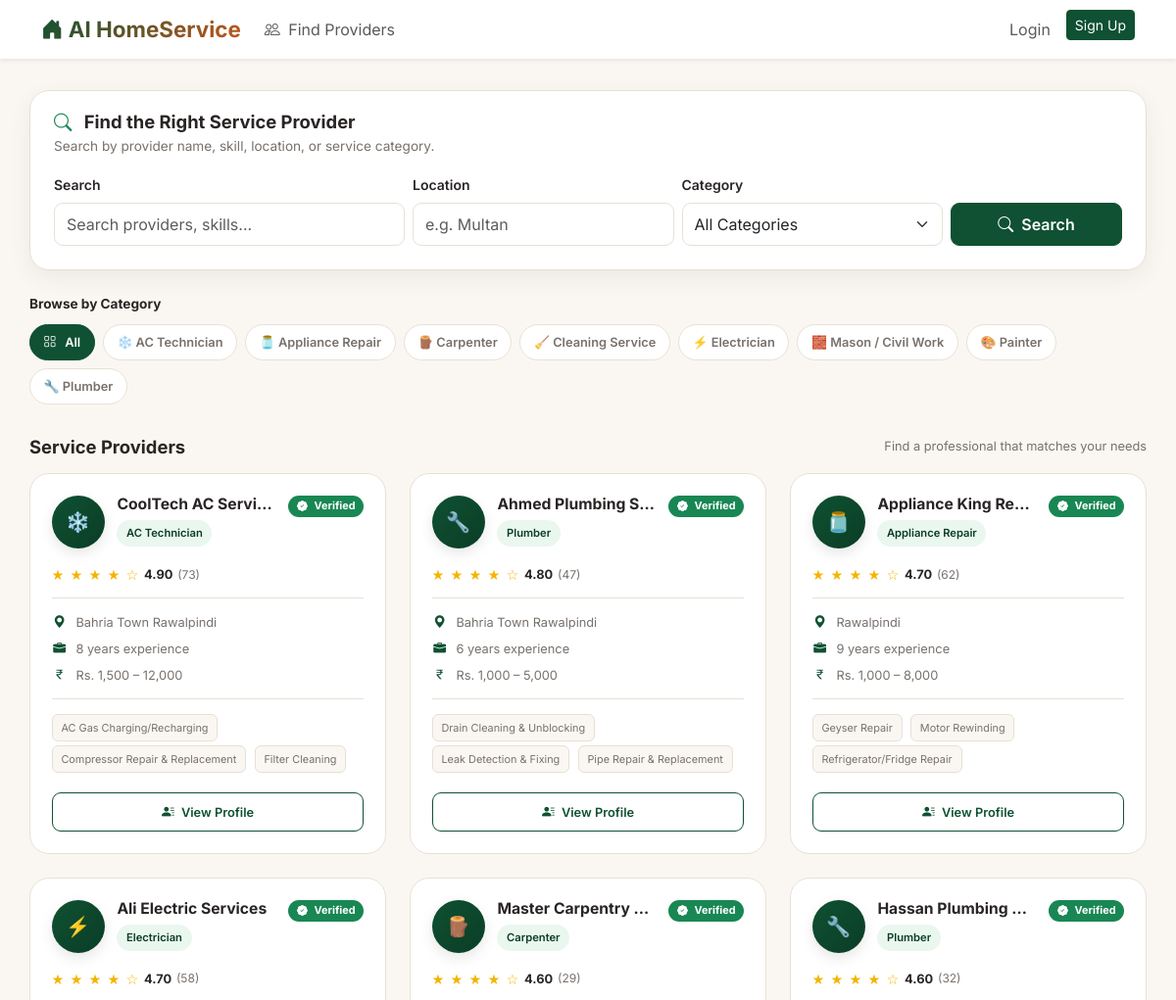
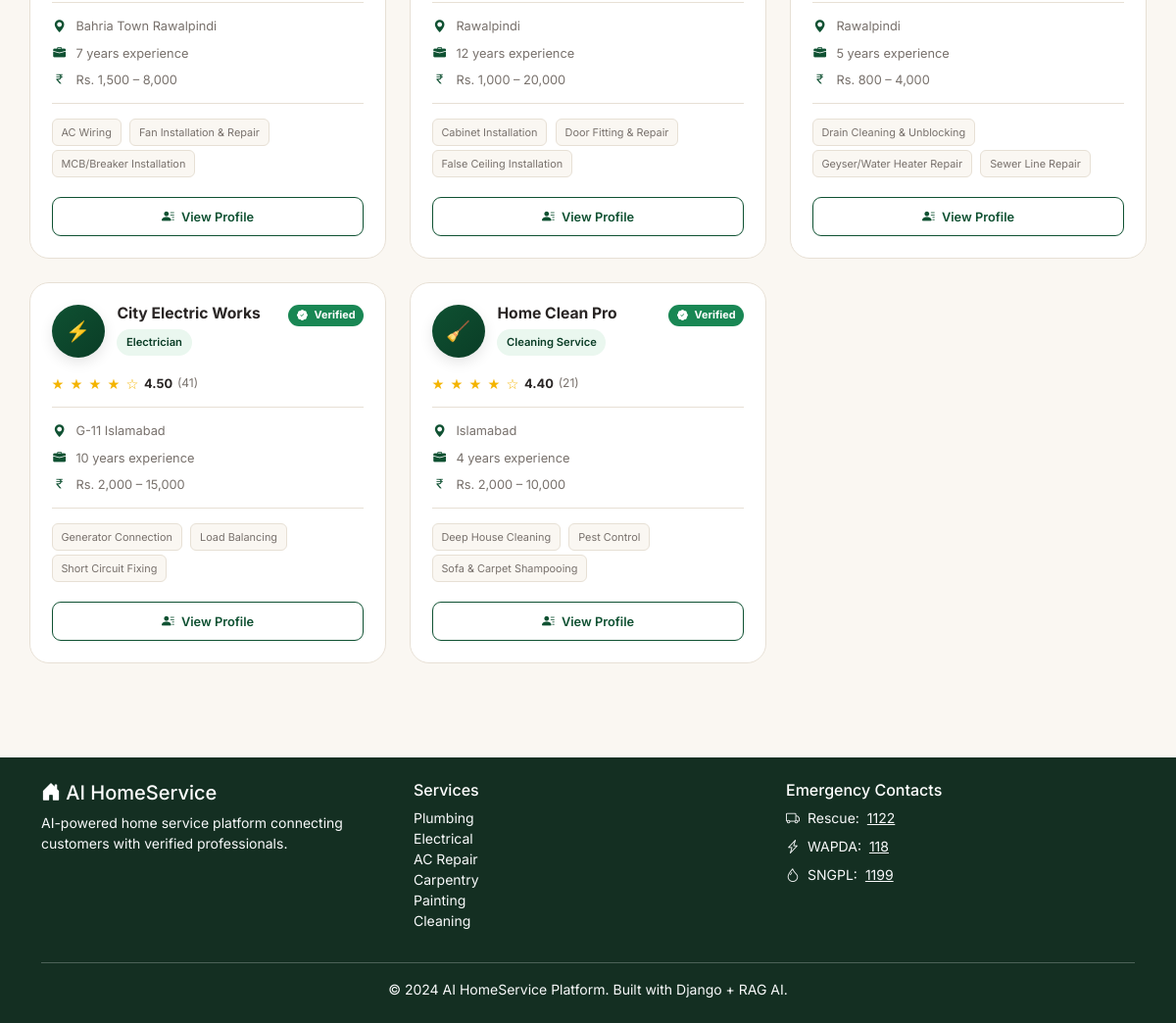
Page /providers/ on the committed database (2 pictures, top to bottom).
### apps/providers/models.py (models this page shows, shortened)
class ServiceCategory(models.Model):
    name = models.CharField(max_length=100, unique=True)
    slug = models.SlugField(unique=True)
    description = models.TextField()
    icon = models.CharField(max_length=50, default='🔧', help_text="Emoji or icon class")
    common_problems = models.TextField(
        blank=True,
        help_text="Comma-separated list of common problems this category handles"
    )
    keywords = models.TextField(
        blank=True,
        help_text="Keywords for AI matching, comma-separated"
    )
    is_active = models.BooleanField(default=True)
    created_at = models.DateTimeField(auto_now_add=True)
    class Meta:
        verbose_name = 'Service Category'
        verbose_name_plural = 'Service Categories'
        ordering = ['name']

class ProviderProfile(models.Model):
    user = models.OneToOneField(
        User, on_delete=models.CASCADE, related_name='provider_profile'
    )
    business_name = models.CharField(max_length=200)
    category = models.ForeignKey(
        ServiceCategory, on_delete=models.SET_NULL,
        null=True, related_name='providers'
    )
    bio = models.TextField(blank=True)
    experience_years = models.PositiveIntegerField(
        default=0,
        validators=[MaxValueValidator(50)],
        help_text="Years of professional experience"
    )
    skills = models.ManyToManyField(Skill, blank=True, related_name='providers')
    phone_number = models.CharField(max_length=20, blank=True)
    whatsapp_number = models.CharField(max_length=20, blank=True)
    email = models.EmailField(blank=True)
    base_location = models.CharField(max_length=200, blank=True)
    min_charge = models.DecimalField(
        max_digits=10, decimal_places=2, null=True, blank=True,
        help_text="Minimum service charge in PKR"
    )
    max_charge = models.DecimalField(
        max_digits=10, decimal_places=2, null=True, blank=True,
        help_text="Maximum service charge in PKR"
    )
    average_rating = models.DecimalField(
        max_digits=3, decimal_places=2, default=0.0,
        validators=[MinValueValidator(0.0), MaxValueValidator(5.0)]
    )
    total_reviews = models.PositiveIntegerField(default=0)
    total_jobs_completed = models.PositiveIntegerField(default=0)
    is_verified = models.BooleanField(default=False, help_text="Admin-verified provider")
    is_available = models.BooleanField(default=True)
    profile_picture = models.ImageField(upload_to='provider_pics/', blank=True, null=True)
    created_at = models.DateTimeField(auto_now_add=True)
    updated_at = models.DateTimeField(auto_now=True)
    def get_charge_range(self):
        if self.min_charge and self.max_charge:
            return f"Rs. {self.min_charge:,.0f} – {self.max_charge:,.0f}"
        return "Contact for pricing"
    def get_skills_list(self):
        return list(self.skills.values_list('name', flat=True))
    class Meta:
        verbose_name = 'Provider Profile'
        verbose_name_plural = 'Provider Profiles'
        ordering = ['-average_rating', '-experience_years']

class Skill(models.Model):
    name = models.CharField(max_length=100)
    category = models.ForeignKey(
        ServiceCategory, on_delete=models.CASCADE, related_name='skills'
    )
    description = models.TextField(blank=True)
    class Meta:
        ordering = ['name']

### apps/providers/views.py (the view)
# urls.py: path('', views.provider_list, name='provider_list'),
def provider_list(request):
    category_slug = request.GET.get('category', '')
    location = request.GET.get('location', '')
    search = request.GET.get('q', '')
    providers = ProviderProfile.objects.filter(is_verified=True).select_related(
        'user', 'category'
    ).prefetch_related('skills', 'service_areas')
    if category_slug:
        providers = providers.filter(category__slug=category_slug)
    if location:
        providers = providers.filter(
            Q(base_location__icontains=location) |
            Q(service_areas__area_name__icontains=location)
        ).distinct()
    if search:
        providers = providers.filter(
            Q(business_name__icontains=search) |
            Q(bio__icontains=search) |
            Q(skills__name__icontains=search)
        ).distinct()
    categories = ServiceCategory.objects.filter(is_active=True)
    context = {
        'providers': providers,
        'categories': categories,
        'selected_category': category_slug,
        'location': location,
        'search': search,
    }
    return render(request, 'providers/provider_list.html', context)

### templates/providers/provider_list.html (shortened to what this page needs)
{% extends 'base.html' %}
{% block content %}
<div class="container provider-list-page">
    <div class="provider-search-card mb-4">
        <div class="search-header">
            <h1 class="search-title">
                <i class="bi bi-search me-2 text-success"></i>
                Find the Right Service Provider
            </h1>
            <p class="search-subtitle">
                Search by provider name, skill, location, or service category.
            </p>
        </div>
        <div class="search-body">
            <form method="get" class="row g-2 align-items-end">
                <div class="col-md-4">
                    <label class="form-label small fw-semibold">
                        Search
                    </label>
                    <input
                        type="text"
                        name="q"
                        class="form-control search-field"
                        placeholder="Search providers, skills..."
                        value="{{ search }}"
                    >
                </div>
                <div class="col-md-3">
                    <label class="form-label small fw-semibold">
                        Location
                    </label>
                    <input
                        type="text"
                        name="location"
                        class="form-control search-field"
                        placeholder="e.g. Multan"
                        value="{{ location }}"
                    >
                </div>
                <div class="col-md-3">
                    <label class="form-label small fw-semibold">
                        Category
                    </label>
                    <select
                        name="category"
                        class="form-select search-field"
                    >
                        <option value="">
                            All Categories
                        </option>
                    </select>
                </div>
                <div class="col-md-2">
                    <button
                        type="submit"
                        class="btn search-button w-100"
                    >
                        <i class="bi bi-search me-1"></i>
                        Search
                    </button>
                </div>
            </form>
        </div>
    </div>
    <div class="category-filter-wrapper">
        <span class="category-label">
            Browse by Category
        </span>
        <div class="d-flex flex-wrap gap-2">
            <a
                href="{% url 'providers:provider_list' %}"
                class="btn btn-sm category-filter
                {% if not selected_category %}
                    btn-primary
                {% else %}
                    btn-outline-secondary
                {% endif %}"
            >
                <i class="bi bi-grid me-1"></i>
                All
            </a>
            {% for cat in categories %}
            <a
                href="?category={{ cat.slug }}"
                class="btn btn-sm category-filter
                {% if selected_category == cat.slug %}
                    btn-primary
                {% else %}
                    btn-outline-secondary
                {% endif %}"
            >
                {{ cat.icon }}
                {{ cat.name }}
            </a>
            {% endfor %}
        </div>
    </div>
    <div class="results-heading">
        <h2 class="results-title">
            Service Providers
        </h2>
        {% if providers %}
        <span class="results-subtitle">
            Find a professional that matches your needs
        </span>
        {% endif %}
    </div>
    <div class="row g-4">
        {% for provider in providers %}
        <div class="col-md-6 col-lg-4">
            <div class="provider-card">
                <div class="provider-card-body">
                    <div class="provider-header">
                        <div class="provider-avatar">
                            {{ provider.category.icon|default:"🔧" }}
                        </div>
                        <div class="provider-main-info">
                            <h3 class="provider-name">
                                {{ provider.business_name }}
                            </h3>
                            <span class="provider-category">
                                {{ provider.category.name }}
                            </span>
                        </div>
                        {% if provider.is_verified %}
                        <span
                            class="badge bg-success verified-badge"
                            title="Verified Provider"
                        >
                            <i class="bi bi-patch-check-fill me-1"></i>
                            Verified
                        </span>
                        {% endif %}
                    </div>
                    <div class="provider-rating">
                        <span class="stars">
                            {% for i in "12345" %}
                                {% if forloop.counter <= provider.average_rating %}
                                    ★
                                {% else %}
                                    ☆
                                {% endif %}
                            {% endfor %}
                        </span>
                        <span class="rating-value">
                            {{ provider.average_rating }}
                        </span>
                        <span class="review-count">
                            ({{ provider.total_reviews }})
                        </span>
                    </div>
                    <div class="provider-details">
                        <div class="provider-detail">
                            <i class="bi bi-geo-alt-fill"></i>
                            <span>
                                {{ provider.base_location }}
                            </span>
                        </div>
                        <div class="provider-detail">
                            <i class="bi bi-briefcase-fill"></i>
                            <span>
                                {{ provider.experience_years }}
                                years experience
                            </span>
                        </div>
                        <div class="provider-detail">
                            <i class="bi bi-currency-rupee"></i>
                            <span>
                                {{ provider.get_charge_range }}
                            </span>
                        </div>
                    </div>
                    {% if provider.get_skills_list %}
                    <div class="skills-wrapper">
                        {% for skill in provider.get_skills_list|slice:":3" %}
                        <span class="skill-badge">
                            {{ skill }}
                        </span>
                        {% endfor %}
                    </div>
                    {% endif %}
                    <a
                        href="{% url 'providers:provider_detail' provider.pk %}"
                        class="btn btn-outline-primary view-profile-btn w-100"
                    >
                        <i class="bi bi-person-lines-fill me-1"></i>
                        View Profile
                    </a>
                </div>
            </div>
        </div>
        {% endfor %}
    </div>
</div>
{% endblock %}

### templates/base.html (style rules this page uses)
:root { --primary: #0F5132; --primary-dark: #0A3D26; --accent: #C2571B; --accent-dark: #9c4415; --secondary: #8B7355; --success: #4D7C4A; --warning: #B8860B; --danger: #721b16; --bg-light: #FAF7F2; --text-dark: #292524; --text-muted: #78716C; --border-color: #E7E0D5; --bs-primary: #153d2a; --bs-primary-rgb: 15, 81, 50; --bs-link-color: #0F5132; --bs-link-hover-color: #0A3D26; --space-1: 0.25rem; --space-2: 0.5rem; --space-3: 1rem; --space-4: 1.5rem; --space-5: 2rem; --space-6: 3rem; --radius-sm: 8px; --radius-md: 12px; --radius-lg: 20px; }
* { scroll-behavior: smooth; }
body { font-family: 'Inter', sans-serif; background-color: var(--bg-light); color: var(--text-dark); }
.btn-primary { background-color: var(--primary); border-color: var(--primary); }
.provider-card { border-left: 4px solid var(--primary); }
.stars { color: var(--warning); }
.btn-outline-primary { color: var(--primary); border-color: var(--primary); }
a { color: var(--primary); }

### rows in the picture
ServiceCategory: icon "❄️", name "AC Technician"
ServiceCategory: icon "🫙", name "Appliance Repair"
ServiceCategory: icon "🪵", name "Carpenter"
ServiceCategory: icon "🧹", name "Cleaning Service"
ServiceCategory: icon "⚡", name "Electrician"
ServiceCategory: icon "🧱", name "Mason / Civil Work"
ServiceCategory: icon "🎨", name "Painter"
ServiceCategory: icon "🔧", name "Plumber"
ProviderProfile: category.icon "❄️", business_name "CoolTech AC Servi…", category.name "AC Technician", is_verified True (drawn), average_rating "4.90", total_reviews "73", base_location "Bahria Town Rawalpindi", experience_years "8", get_charge_range "Rs. 1,500 – 12,000"
Skill: name "AC Gas Charging/Recharging"
Skill: name "Compressor Repair & Replacement"
Skill: name "Filter Cleaning"
ProviderProfile: category.icon "🔧", business_name "Ahmed Plumbing S…", category.name "Plumber", is_verified True (drawn), average_rating "4.80", total_reviews "47", base_location "Bahria Town Rawalpindi", experience_years "6", get_charge_range "Rs. 1,000 – 5,000"
Skill: name "Drain Cleaning & Unblocking"
Skill: name "Leak Detection & Fixing"
Skill: name "Pipe Repair & Replacement"
ProviderProfile: category.icon "🫙", business_name "Appliance King Re…", category.name "Appliance Repair", is_verified True (drawn), average_rating "4.70", total_reviews "62", base_location "Rawalpindi", experience_years "9", get_charge_range "Rs. 1,000 – 8,000"
Skill: name "Geyser Repair"
Skill: name "Motor Rewinding"
Skill: name "Refrigerator/Fridge Repair"
ProviderProfile: category.icon "⚡", business_name "Ali Electric Services", category.name "Electrician", is_verified True (drawn), average_rating "4.70", total_reviews "58", base_location "Bahria Town Rawalpindi", experience_years "7", get_charge_range "Rs. 1,500 – 8,000"
Skill: name "AC Wiring"
Skill: name "Fan Installation & Repair"
Skill: name "MCB/Breaker Installation"
ProviderProfile: category.icon "🪵", business_name "Master Carpentry…", category.name "Carpenter", is_verified True (drawn), average_rating "4.60", total_reviews "29", base_location "Rawalpindi", experience_years "12", get_charge_range "Rs. 1,000 – 20,000"
Skill: name "Cabinet Installation"
Skill: name "Door Fitting & Repair"
Skill: name "False Ceiling Installation"
ProviderProfile: category.icon "🔧", business_name "Hassan Plumbing…", category.name "Plumber", is_verified True (drawn), average_rating "4.60", total_reviews "32", base_location "Rawalpindi", experience_years "5", get_charge_range "Rs. 800 – 4,000"
Skill: name "Geyser/Water Heater Repair"
Skill: name "Sewer Line Repair"
ProviderProfile: category.icon "⚡", business_name "City Electric Works", category.name "Electrician", is_verified True (drawn), average_rating "4.50", total_reviews "41", base_location "G-11 Islamabad", experience_years "10", get_charge_range "Rs. 2,000 – 15,000"
Skill: name "Generator Connection"
Skill: name "Load Balancing"
Skill: name "Short Circuit Fixing"
ProviderProfile: category.icon "🧹", business_name "Home Clean Pro", category.name "Cleaning Service", is_verified True (drawn), average_rating "4.40", total_reviews "21", base_location "Islamabad", experience_years "4", get_charge_range "Rs. 2,000 – 10,000"
Skill: name "Deep House Cleaning"
Skill: name "Pest Control"
Skill: name "Sofa & Carpet Shampooing"
